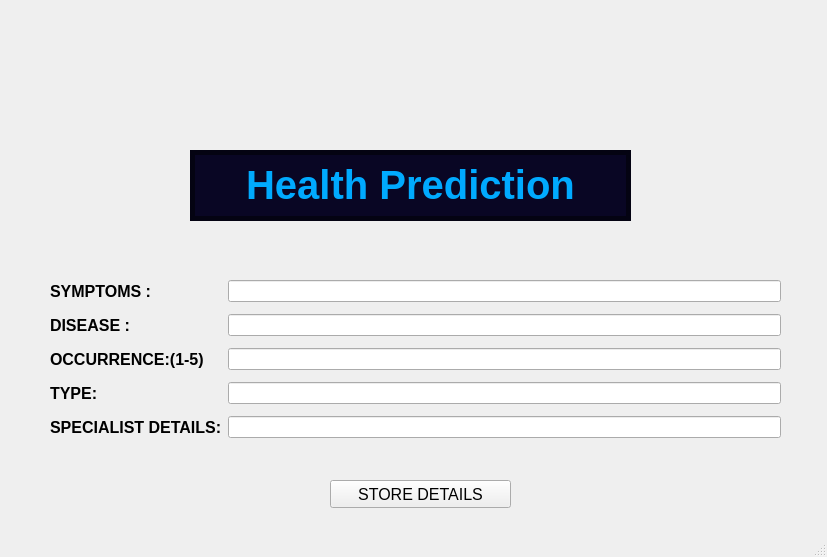
<?xml version="1.0" encoding="UTF-8"?>
<ui version="4.0">
 <class>Admin</class>
 <widget class="QMainWindow" name="Admin">
  <property name="geometry">
   <rect>
    <x>0</x>
    <y>0</y>
    <width>827</width>
    <height>557</height>
   </rect>
  </property>
  <property name="minimumSize">
   <size>
    <width>827</width>
    <height>557</height>
   </size>
  </property>
  <property name="maximumSize">
   <size>
    <width>827</width>
    <height>557</height>
   </size>
  </property>
  <property name="windowTitle">
   <string>Admin</string>
  </property>
  <widget class="QWidget" name="centralwidget">
   <widget class="QWidget" name="formLayoutWidget">
    <property name="geometry">
     <rect>
      <x>50</x>
      <y>280</y>
      <width>731</width>
      <height>191</height>
     </rect>
    </property>
    <layout class="QFormLayout" name="formLayout">
     <property name="fieldGrowthPolicy">
      <enum>QFormLayout::AllNonFixedFieldsGrow</enum>
     </property>
     <property name="verticalSpacing">
      <number>12</number>
     </property>
     <item row="0" column="0">
      <widget class="QLabel" name="label">
       <property name="font">
        <font>
         <pointsize>12</pointsize>
         <weight>75</weight>
         <bold>true</bold>
        </font>
       </property>
       <property name="text">
        <string>SYMPTOMS :</string>
       </property>
      </widget>
     </item>
     <item row="0" column="1">
      <widget class="QLineEdit" name="symptomslineedit"/>
     </item>
     <item row="1" column="0">
      <widget class="QLabel" name="label_2">
       <property name="font">
        <font>
         <pointsize>12</pointsize>
         <weight>75</weight>
         <bold>true</bold>
        </font>
       </property>
       <property name="text">
        <string>DISEASE :</string>
       </property>
      </widget>
     </item>
     <item row="1" column="1">
      <widget class="QLineEdit" name="diseaselineedit"/>
     </item>
     <item row="2" column="0">
      <widget class="QLabel" name="label_3">
       <property name="font">
        <font>
         <pointsize>12</pointsize>
         <weight>75</weight>
         <bold>true</bold>
        </font>
       </property>
       <property name="text">
        <string>OCCURRENCE:(1-5)</string>
       </property>
      </widget>
     </item>
     <item row="2" column="1">
      <widget class="QLineEdit" name="occurrence"/>
     </item>
     <item row="3" column="0">
      <widget class="QLabel" name="label_4">
       <property name="font">
        <font>
         <pointsize>12</pointsize>
         <weight>75</weight>
         <bold>true</bold>
        </font>
       </property>
       <property name="text">
        <string>TYPE:</string>
       </property>
      </widget>
     </item>
     <item row="3" column="1">
      <widget class="QLineEdit" name="type"/>
     </item>
     <item row="4" column="0">
      <widget class="QLabel" name="doctor">
       <property name="font">
        <font>
         <pointsize>12</pointsize>
         <weight>75</weight>
         <bold>true</bold>
        </font>
       </property>
       <property name="text">
        <string>SPECIALIST DETAILS:</string>
       </property>
      </widget>
     </item>
     <item row="4" column="1">
      <widget class="QLineEdit" name="type_2"/>
     </item>
    </layout>
   </widget>
   <widget class="QLabel" name="label_13">
    <property name="geometry">
     <rect>
      <x>-120</x>
      <y>0</y>
      <width>1131</width>
      <height>221</height>
     </rect>
    </property>
    <property name="text">
     <string/>
    </property>
    <property name="pixmap">
     <pixmap>../../Python/Python3/background.jpg</pixmap>
    </property>
   </widget>
   <widget class="QLabel" name="label_14">
    <property name="enabled">
     <bool>false</bool>
    </property>
    <property name="geometry">
     <rect>
      <x>190</x>
      <y>150</y>
      <width>441</width>
      <height>71</height>
     </rect>
    </property>
    <property name="palette">
     <palette>
      <active>
       <colorrole role="WindowText">
        <brush brushstyle="SolidPattern">
         <color alpha="255">
          <red>255</red>
          <green>255</green>
          <blue>255</blue>
         </color>
        </brush>
       </colorrole>
       <colorrole role="Button">
        <brush brushstyle="SolidPattern">
         <color alpha="255">
          <red>9</red>
          <green>6</green>
          <blue>36</blue>
         </color>
        </brush>
       </colorrole>
       <colorrole role="Light">
        <brush brushstyle="SolidPattern">
         <color alpha="255">
          <red>13</red>
          <green>9</green>
          <blue>54</blue>
         </color>
        </brush>
       </colorrole>
       <colorrole role="Midlight">
        <brush brushstyle="SolidPattern">
         <color alpha="255">
          <red>11</red>
          <green>7</green>
          <blue>45</blue>
         </color>
        </brush>
       </colorrole>
       <colorrole role="Dark">
        <brush brushstyle="SolidPattern">
         <color alpha="255">
          <red>4</red>
          <green>3</green>
          <blue>18</blue>
         </color>
        </brush>
       </colorrole>
       <colorrole role="Mid">
        <brush brushstyle="SolidPattern">
         <color alpha="255">
          <red>6</red>
          <green>4</green>
          <blue>24</blue>
         </color>
        </brush>
       </colorrole>
       <colorrole role="Text">
        <brush brushstyle="SolidPattern">
         <color alpha="255">
          <red>255</red>
          <green>255</green>
          <blue>255</blue>
         </color>
        </brush>
       </colorrole>
       <colorrole role="BrightText">
        <brush brushstyle="SolidPattern">
         <color alpha="255">
          <red>255</red>
          <green>255</green>
          <blue>255</blue>
         </color>
        </brush>
       </colorrole>
       <colorrole role="ButtonText">
        <brush brushstyle="SolidPattern">
         <color alpha="255">
          <red>255</red>
          <green>255</green>
          <blue>255</blue>
         </color>
        </brush>
       </colorrole>
       <colorrole role="Base">
        <brush brushstyle="SolidPattern">
         <color alpha="255">
          <red>0</red>
          <green>0</green>
          <blue>0</blue>
         </color>
        </brush>
       </colorrole>
       <colorrole role="Window">
        <brush brushstyle="SolidPattern">
         <color alpha="255">
          <red>9</red>
          <green>6</green>
          <blue>36</blue>
         </color>
        </brush>
       </colorrole>
       <colorrole role="Shadow">
        <brush brushstyle="SolidPattern">
         <color alpha="255">
          <red>0</red>
          <green>0</green>
          <blue>0</blue>
         </color>
        </brush>
       </colorrole>
       <colorrole role="AlternateBase">
        <brush brushstyle="SolidPattern">
         <color alpha="255">
          <red>4</red>
          <green>3</green>
          <blue>18</blue>
         </color>
        </brush>
       </colorrole>
       <colorrole role="ToolTipBase">
        <brush brushstyle="SolidPattern">
         <color alpha="255">
          <red>255</red>
          <green>255</green>
          <blue>220</blue>
         </color>
        </brush>
       </colorrole>
       <colorrole role="ToolTipText">
        <brush brushstyle="SolidPattern">
         <color alpha="255">
          <red>0</red>
          <green>0</green>
          <blue>0</blue>
         </color>
        </brush>
       </colorrole>
      </active>
      <inactive>
       <colorrole role="WindowText">
        <brush brushstyle="SolidPattern">
         <color alpha="255">
          <red>255</red>
          <green>255</green>
          <blue>255</blue>
         </color>
        </brush>
       </colorrole>
       <colorrole role="Button">
        <brush brushstyle="SolidPattern">
         <color alpha="255">
          <red>9</red>
          <green>6</green>
          <blue>36</blue>
         </color>
        </brush>
       </colorrole>
       <colorrole role="Light">
        <brush brushstyle="SolidPattern">
         <color alpha="255">
          <red>13</red>
          <green>9</green>
          <blue>54</blue>
         </color>
        </brush>
       </colorrole>
       <colorrole role="Midlight">
        <brush brushstyle="SolidPattern">
         <color alpha="255">
          <red>11</red>
          <green>7</green>
          <blue>45</blue>
         </color>
        </brush>
       </colorrole>
       <colorrole role="Dark">
        <brush brushstyle="SolidPattern">
         <color alpha="255">
          <red>4</red>
          <green>3</green>
          <blue>18</blue>
         </color>
        </brush>
       </colorrole>
       <colorrole role="Mid">
        <brush brushstyle="SolidPattern">
         <color alpha="255">
          <red>6</red>
          <green>4</green>
          <blue>24</blue>
         </color>
        </brush>
       </colorrole>
       <colorrole role="Text">
        <brush brushstyle="SolidPattern">
         <color alpha="255">
          <red>255</red>
          <green>255</green>
          <blue>255</blue>
         </color>
        </brush>
       </colorrole>
       <colorrole role="BrightText">
        <brush brushstyle="SolidPattern">
         <color alpha="255">
          <red>255</red>
          <green>255</green>
          <blue>255</blue>
         </color>
        </brush>
       </colorrole>
       <colorrole role="ButtonText">
        <brush brushstyle="SolidPattern">
         <color alpha="255">
          <red>255</red>
          <green>255</green>
          <blue>255</blue>
         </color>
        </brush>
       </colorrole>
       <colorrole role="Base">
        <brush brushstyle="SolidPattern">
         <color alpha="255">
          <red>0</red>
          <green>0</green>
          <blue>0</blue>
         </color>
        </brush>
       </colorrole>
       <colorrole role="Window">
        <brush brushstyle="SolidPattern">
         <color alpha="255">
          <red>9</red>
          <green>6</green>
          <blue>36</blue>
         </color>
        </brush>
       </colorrole>
       <colorrole role="Shadow">
        <brush brushstyle="SolidPattern">
         <color alpha="255">
          <red>0</red>
          <green>0</green>
          <blue>0</blue>
         </color>
        </brush>
       </colorrole>
       <colorrole role="AlternateBase">
        <brush brushstyle="SolidPattern">
         <color alpha="255">
          <red>4</red>
          <green>3</green>
          <blue>18</blue>
         </color>
        </brush>
       </colorrole>
       <colorrole role="ToolTipBase">
        <brush brushstyle="SolidPattern">
         <color alpha="255">
          <red>255</red>
          <green>255</green>
          <blue>220</blue>
         </color>
        </brush>
       </colorrole>
       <colorrole role="ToolTipText">
        <brush brushstyle="SolidPattern">
         <color alpha="255">
          <red>0</red>
          <green>0</green>
          <blue>0</blue>
         </color>
        </brush>
       </colorrole>
      </inactive>
      <disabled>
       <colorrole role="WindowText">
        <brush brushstyle="SolidPattern">
         <color alpha="255">
          <red>4</red>
          <green>3</green>
          <blue>18</blue>
         </color>
        </brush>
       </colorrole>
       <colorrole role="Button">
        <brush brushstyle="SolidPattern">
         <color alpha="255">
          <red>9</red>
          <green>6</green>
          <blue>36</blue>
         </color>
        </brush>
       </colorrole>
       <colorrole role="Light">
        <brush brushstyle="SolidPattern">
         <color alpha="255">
          <red>13</red>
          <green>9</green>
          <blue>54</blue>
         </color>
        </brush>
       </colorrole>
       <colorrole role="Midlight">
        <brush brushstyle="SolidPattern">
         <color alpha="255">
          <red>11</red>
          <green>7</green>
          <blue>45</blue>
         </color>
        </brush>
       </colorrole>
       <colorrole role="Dark">
        <brush brushstyle="SolidPattern">
         <color alpha="255">
          <red>4</red>
          <green>3</green>
          <blue>18</blue>
         </color>
        </brush>
       </colorrole>
       <colorrole role="Mid">
        <brush brushstyle="SolidPattern">
         <color alpha="255">
          <red>6</red>
          <green>4</green>
          <blue>24</blue>
         </color>
        </brush>
       </colorrole>
       <colorrole role="Text">
        <brush brushstyle="SolidPattern">
         <color alpha="255">
          <red>4</red>
          <green>3</green>
          <blue>18</blue>
         </color>
        </brush>
       </colorrole>
       <colorrole role="BrightText">
        <brush brushstyle="SolidPattern">
         <color alpha="255">
          <red>255</red>
          <green>255</green>
          <blue>255</blue>
         </color>
        </brush>
       </colorrole>
       <colorrole role="ButtonText">
        <brush brushstyle="SolidPattern">
         <color alpha="255">
          <red>4</red>
          <green>3</green>
          <blue>18</blue>
         </color>
        </brush>
       </colorrole>
       <colorrole role="Base">
        <brush brushstyle="SolidPattern">
         <color alpha="255">
          <red>9</red>
          <green>6</green>
          <blue>36</blue>
         </color>
        </brush>
       </colorrole>
       <colorrole role="Window">
        <brush brushstyle="SolidPattern">
         <color alpha="255">
          <red>9</red>
          <green>6</green>
          <blue>36</blue>
         </color>
        </brush>
       </colorrole>
       <colorrole role="Shadow">
        <brush brushstyle="SolidPattern">
         <color alpha="255">
          <red>0</red>
          <green>0</green>
          <blue>0</blue>
         </color>
        </brush>
       </colorrole>
       <colorrole role="AlternateBase">
        <brush brushstyle="SolidPattern">
         <color alpha="255">
          <red>9</red>
          <green>6</green>
          <blue>36</blue>
         </color>
        </brush>
       </colorrole>
       <colorrole role="ToolTipBase">
        <brush brushstyle="SolidPattern">
         <color alpha="255">
          <red>255</red>
          <green>255</green>
          <blue>220</blue>
         </color>
        </brush>
       </colorrole>
       <colorrole role="ToolTipText">
        <brush brushstyle="SolidPattern">
         <color alpha="255">
          <red>0</red>
          <green>0</green>
          <blue>0</blue>
         </color>
        </brush>
       </colorrole>
      </disabled>
     </palette>
    </property>
    <property name="font">
     <font>
      <pointsize>30</pointsize>
      <weight>75</weight>
      <italic>false</italic>
      <bold>true</bold>
     </font>
    </property>
    <property name="autoFillBackground">
     <bool>true</bool>
    </property>
    <property name="frameShape">
     <enum>QFrame::Box</enum>
    </property>
    <property name="frameShadow">
     <enum>QFrame::Plain</enum>
    </property>
    <property name="lineWidth">
     <number>5</number>
    </property>
    <property name="text">
     <string>&lt;html&gt;&lt;head/&gt;&lt;body&gt;&lt;p&gt;&lt;span style=&quot; color:#00aaff;&quot;&gt;Health Prediction&lt;/span&gt;&lt;/p&gt;&lt;/body&gt;&lt;/html&gt;</string>
    </property>
    <property name="alignment">
     <set>Qt::AlignCenter</set>
    </property>
   </widget>
   <widget class="QPushButton" name="submitbutton">
    <property name="geometry">
     <rect>
      <x>330</x>
      <y>480</y>
      <width>181</width>
      <height>28</height>
     </rect>
    </property>
    <property name="font">
     <font>
      <pointsize>12</pointsize>
     </font>
    </property>
    <property name="text">
     <string>STORE DETAILS</string>
    </property>
   </widget>
  </widget>
  <widget class="QStatusBar" name="statusbar"/>
 </widget>
 <resources/>
 <connections/>
</ui>
